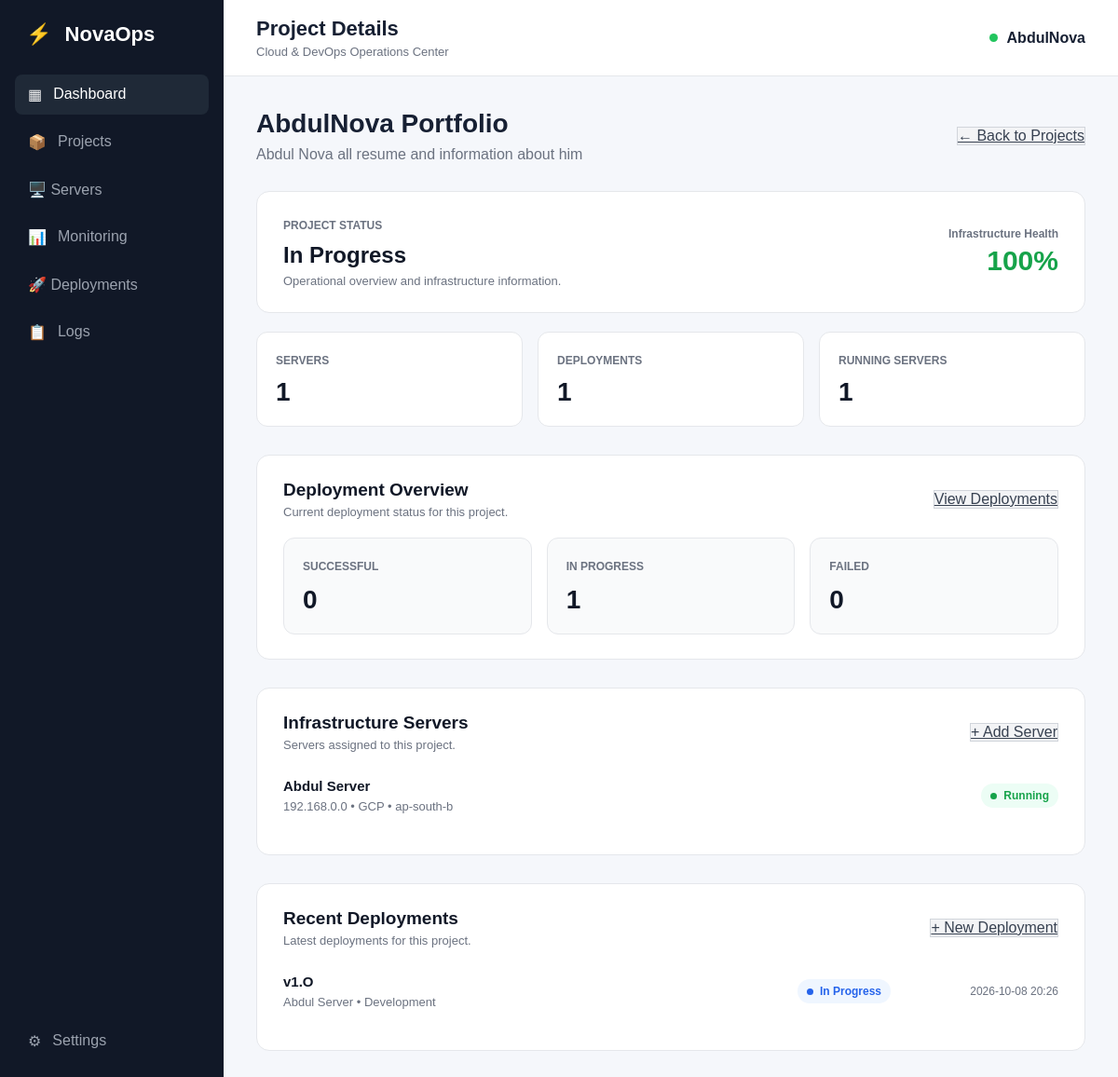
The app's page /projects/6 with its own data.
### app.py (models this page shows)
class Project(db.Model):
    id = db.Column(
        db.Integer,
        primary_key=True
    )
    name = db.Column(
        db.String(100),
        nullable=False
    )
    description = db.Column(
        db.Text,
        nullable=False
    )
    status = db.Column(
        db.String(50),
        nullable=False
    )
    servers = db.relationship(
        "Server",
        backref="project",
        lazy=True
    )

class Server(db.Model):
    id = db.Column(
        db.Integer,
        primary_key=True
    )
    name = db.Column(
        db.String(100),
        nullable=False
    )
    ip_address = db.Column(
        db.String(50),
        nullable=False
    )
    provider = db.Column(
        db.String(50),
        nullable=False
    )
    region = db.Column(
        db.String(50),
        nullable=False
    )
    status = db.Column(
        db.String(50),
        nullable=False
    )
    project_id = db.Column(
        db.Integer,
        db.ForeignKey("project.id"),
        nullable=True
    )

class Deployment(db.Model):
    id = db.Column(
        db.Integer,
        primary_key=True
    )
    project_id = db.Column(
        db.Integer,
        db.ForeignKey("project.id"),
        nullable=False
    )
    server_id = db.Column(
        db.Integer,
        db.ForeignKey("server.id"),
        nullable=False
    )
    environment = db.Column(
        db.String(50),
        nullable=False
    )
    version = db.Column(
        db.String(50),
        nullable=False
    )
    status = db.Column(
        db.String(50),
        nullable=False
    )
    deployed_at = db.Column(
        db.DateTime,
        default=india_now,
        nullable=False
    )
    project = db.relationship(
        "Project",
        backref="deployments"
    )
    server = db.relationship(
        "Server",
        backref="deployments"
    )

### app.py (the view)
@app.route("/projects/<int:project_id>")
def project_detail(project_id):
    project = Project.query.get_or_404(
        project_id
    )
    servers = Server.query.filter_by(
        project_id=project.id
    ).order_by(
        Server.name.asc()
    ).all()
    running_servers = Server.query.filter_by(
        project_id=project.id,
        status="Running"
    ).count()
    stopped_servers = Server.query.filter_by(
        project_id=project.id,
        status="Stopped"
    ).count()
    failed_servers = Server.query.filter_by(
        project_id=project.id,
        status="Failed"
    ).count()
    total_servers = len(servers)
    if total_servers > 0:
        health = round(
            (running_servers / total_servers) * 100
        )
    else:
        health = 0
    total_deployments = Deployment.query.filter_by(
        project_id=project.id
    ).count()
    successful_deployments = Deployment.query.filter_by(
        project_id=project.id,
        status="Successful"
    ).count()
    in_progress_deployments = Deployment.query.filter_by(
        project_id=project.id,
        status="In Progress"
    ).count()
    failed_deployments = Deployment.query.filter_by(
        project_id=project.id,
        status="Failed"
    ).count()
    recent_deployments = Deployment.query.filter_by(
        project_id=project.id
    ).order_by(
        Deployment.deployed_at.desc()
    ).limit(10).all()
    deployment_stats = {
        "total": total_deployments,
        "successful": successful_deployments,
        "in_progress": in_progress_deployments,
        "failed": failed_deployments
    }
    server_stats = {
        "total": total_servers,
        "running": running_servers,
        "stopped": stopped_servers,
        "failed": failed_servers
    }
    return render_template(
        "project_detail.html",
        project=project,
        servers=servers,
        recent_deployments=recent_deployments,
        health=health,
        deployment_stats=deployment_stats,
        server_stats=server_stats
    )

### templates/project_detail.html (shortened to what this page needs)
{% extends "base.html" %}
{% block page_title %}
Project Details
{% endblock %}
{% block content %}
<div class="welcome">
    <div>
        <h1>
            {{ project.name }}
        </h1>
        <p>
            {{ project.description }}
        </p>
    </div>
    <a href="{{ url_for('projects') }}" class="secondary-btn">
        ← Back to Projects
    </a>
</div>
<div class="project-detail-overview">
    <div class="project-detail-main">
        <span class="project-detail-label">
            Project Status
        </span>
        <h2>
            {{ project.status }}
        </h2>
        <p>
            Operational overview and infrastructure information.
        </p>
    </div>
    <div class="project-health">
        <span>
            Infrastructure Health
        </span>
        <strong>
            {{ health }}%
        </strong>
    </div>
</div>
<div class="project-detail-stats">
    <div class="project-detail-stat">
        <span>
            Servers
        </span>
        <strong>
            {{ server_stats.total }}
        </strong>
    </div>
    <div class="project-detail-stat">
        <span>
            Deployments
        </span>
        <strong>
            {{ deployment_stats.total }}
        </strong>
    </div>
    <div class="project-detail-stat">
        <span>
            Running Servers
        </span>
        <strong>
            {{ server_stats.running }}
        </strong>
    </div>
</div>
<div class="project-deployment-overview">
    <div class="project-detail-section-header">
        <div>
            <h2>
                Deployment Overview
            </h2>
            <p>
                Current deployment status for this project.
            </p>
        </div>
        <a href="{{ url_for('deployments', project_id=project.id) }}" class="secondary-btn">
            View Deployments
        </a>
    </div>
    <div class="deployment-summary-grid">
        <div class="deployment-summary-card">
            <span class="deployment-summary-label">
                Successful
            </span>
            <h3>
                {{ deployment_stats.successful }}
            </h3>
        </div>
        <div class="deployment-summary-card">
            <span class="deployment-summary-label">
                In Progress
            </span>
            <h3>
                {{ deployment_stats.in_progress }}
            </h3>
        </div>
        <div class="deployment-summary-card">
            <span class="deployment-summary-label">
                Failed
            </span>
            <h3>
                {{ deployment_stats.failed }}
            </h3>
        </div>
    </div>
</div>
<div class="project-detail-section">
    <div class="project-detail-section-header">
        <div>
            <h2>
                Infrastructure Servers
            </h2>
            <p>
                Servers assigned to this project.
            </p>
        </div>
        <a href="{{ url_for('new_server') }}" class="secondary-btn">
            + Add Server
        </a>
    </div>
    <div class="project-server-list">
        {% for server in servers %}
        <div class="project-server-item">
            <div class="project-server-info">
                <h3>
                    {{ server.name }}
                </h3>
                <p>
                    {{ server.ip_address }}
                    •
                    {{ server.provider }}
                    •
                    {{ server.region }}
                </p>
            </div>
            <span class="server-status
                {% if server.status == 'Running' %}
                    status-running
                {% elif server.status == 'Stopped' %}
                    status-stopped
                {% elif server.status == 'Failed' %}
                    status-failed
                {% endif %}">
                <span class="status-indicator"></span>
                {{ server.status }}
            </span>
        </div>
        {% endfor %}
    </div>
</div>
<div class="project-detail-section">
    <div class="project-detail-section-header">
        <div>
            <h2>
                Recent Deployments
            </h2>
            <p>
                Latest deployments for this project.
            </p>
        </div>
        <a href="{{ url_for('new_deployment') }}" class="secondary-btn">
            + New Deployment
        </a>
    </div>
    <div class="project-deployment-list">
        {% for deployment in recent_deployments %}
        <div class="project-deployment-item">
            <div class="project-deployment-info">
                <h3>
                    {{ deployment.version }}
                </h3>
                <p>
                    {{ deployment.server.name }}
                    •
                    {{ deployment.environment }}
                </p>
            </div>
            <span class="server-status
                {% if deployment.status == 'Successful' %}
                    status-running
                {% elif deployment.status == 'In Progress' %}
                    status-progress
                {% elif deployment.status == 'Failed' %}
                    status-failed
                {% endif %}">
                <span class="status-indicator"></span>
                {{ deployment.status }}
            </span>
            <span class="deployment-time">
                {{ deployment.deployed_at.strftime(
                "%Y-%m-%d %H:%M"
                ) }}
            </span>
        </div>
        {% endfor %}
    </div>
</div>
{% endblock %}

### static/css/style.css (style rules this page uses)
* { margin: 0; padding: 0; box-sizing: border-box; }
body { font-family: Arial, sans-serif; background: #f5f7fb; color: #172033; }
.welcome { display: flex; justify-content: space-between; align-items: center; margin-bottom: 30px; }
.welcome h1 { font-size: 28px; margin-bottom: 8px; }
.welcome p { color: #6b7280; }
.secondary-btn { background: #f3f4f6; color: #374151; border: 1px solid #d1d5db; }
.server-status { display: inline-flex; align-items: center; gap: 7px; justify-self: start; padding: 6px 10px; border-radius: 20px; font-size: 12px; font-weight: 600; }
.status-running { background: #ecfdf5; color: #16a34a; }
.status-indicator { width: 7px; height: 7px; border-radius: 50%; background: currentColor; }
.deployment-summary-grid { display: grid; grid-template-columns: repeat(3, minmax(0, 1fr)); gap: 16px; }
.deployment-summary-card { padding: 20px; background: #f9fafb; border: 1px solid #e5e7eb; border-radius: 12px; }
.deployment-summary-label { color: #6b7280; font-size: 12px; font-weight: 600; text-transform: uppercase; }
.deployment-summary-card h3 { margin-top: 12px; font-size: 28px; color: #111827; }
.deployment-time { color: #6b7280; font-size: 12px; text-align: right; }
.status-progress { background: #eff6ff; color: #2563eb; }
.project-detail-overview { display: flex; align-items: center; justify-content: space-between; gap: 25px; padding: 26px 28px; background: #ffffff; border: 1px solid #e5e7eb; border-radius: 14px; }
.project-detail-main { min-width: 0; }
.project-detail-label { color: #6b7280; font-size: 12px; font-weight: 600; text-transform: uppercase; }
.project-detail-main h2 { margin-top: 10px; font-size: 24px; color: #111827; }
.project-detail-main p { margin-top: 6px; color: #6b7280; font-size: 13px; }
.project-health { display: flex; flex-direction: column; align-items: flex-end; gap: 5px; }
.project-health span { color: #6b7280; font-size: 12px; font-weight: 600; }
.project-health strong { font-size: 30px; color: #16a34a; }
.project-detail-stats { display: grid; grid-template-columns: repeat(3, minmax(0, 1fr)); gap: 16px; margin-top: 20px; }
.project-detail-stat { padding: 20px; background: #ffffff; border: 1px solid #e5e7eb; border-radius: 12px; }
.project-detail-stat span { color: #6b7280; font-size: 12px; font-weight: 600; text-transform: uppercase; }
.project-detail-stat strong { display: block; margin-top: 10px; font-size: 28px; color: #111827; }
.project-detail-section { margin-top: 30px; background: #ffffff; border: 1px solid #e5e7eb; border-radius: 14px; padding: 26px 28px; }
.project-detail-section-header { display: flex; align-items: center; justify-content: space-between; gap: 20px; margin-bottom: 10px; }
.project-detail-section-header h2 { font-size: 19px; color: #111827; }
.project-detail-section-header p { margin-top: 5px; color: #6b7280; font-size: 13px; }
.project-server-item { display: flex; align-items: center; justify-content: space-between; gap: 20px; padding: 18px 0; border-bottom: 1px solid #f0f0f0; }
.project-server-item:last-child { border-bottom: none; }
.project-server-info { min-width: 0; }
.project-server-info h3 { margin-bottom: 6px; color: #111827; font-size: 15px; font-weight: 600; }
.project-server-info p { color: #6b7280; font-size: 13px; }
.project-deployment-item { display: grid; grid-template-columns: minmax(0, 1fr) 120px 140px; align-items: center; gap: 20px; padding: 18px 0; border-bottom: 1px solid #f0f0f0; }
.project-deployment-item:last-child { border-bottom: none; }
.project-deployment-info h3 { margin-bottom: 6px; color: #111827; font-size: 15px; font-weight: 600; }
.project-deployment-info p { color: #6b7280; font-size: 13px; }
.project-deployment-item .deployment-time { text-align: right; }
.project-deployment-overview { margin-top: 30px; background: #ffffff; border: 1px solid #e5e7eb; border-radius: 14px; padding: 26px 28px; }
.project-deployment-overview .deployment-summary-grid { margin-top: 20px; }

### records on screen
Project: name "AbdulNova Portfolio", description "Abdul Nova all resume and information about him", status "In Progress"
Server: name "Abdul Server", ip_address "192.168.0.0", provider "GCP", region "ap-south-b", status "Running"
Deployment: version "v1.O", server.name "Abdul Server", environment "Development", status "In Progress", deployed_at "2026-10-08 20:26"

### other values on screen
{{ health }} "100"
{{ server_stats.total }} "1"
{{ deployment_stats.total }} "1"
{{ server_stats.running }} "1"
{{ deployment_stats.successful }} "0"
{{ deployment_stats.in_progress }} "1"
{{ deployment_stats.failed }} "0"
